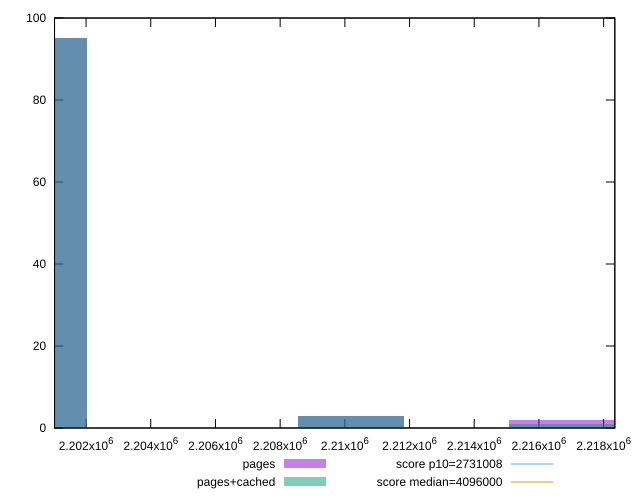

Write the gnuplot code that produced this figure.
reset

$pages <<EOF
2216709.8647013837 2
2210190.1298052035 3
2200410.5274609327 95
EOF

$pagesCached <<EOF
2216709.8647013837 1
2219969.7321494743 1
2200410.5274609327 95
2210190.1298052035 3
EOF

set key outside below
set boxwidth 3259.8674480902705
set xrange [2201025:2218346]
set yrange [0:100]
set trange [0:100]
set style fill transparent solid 0.5 noborder

set parametric
set terminal svg size 640, 500 enhanced background rgb 'white'
set output "report_00019_2021-02-10T18-14-37.922Z//total-byte-weight/comparison/histogram/0_vs_1.svg"

plot $pages title "pages" with boxes, \
     $pagesCached title "pages+cached" with boxes, \
     2731008,t title "score p10=2731008", \
     4096000,t title "score median=4096000"

reset
